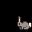

A level layout from a 2D game, rendered from its tile map. Below: a short description, then the map file with tile-grid data replaced by summaries:
An orthogonal 2x2 tile map with 16x16 px tiles, 9 tile layers (Back, Back2, Back3, Back4, ...).

<map version="1.5" tiledversion="1.5.0" orientation="orthogonal" renderorder="right-down" width="2" height="2" tilewidth="16" tileheight="16" infinite="0" nextlayerid="19" nextobjectid="43">
 <tileset firstgid="1" name="zspring_SVE_Tilesheet2" tilewidth="16" tileheight="16" tilecount="5700" columns="76">
  <image source="spring_SVE_Tilesheet2.png" width="1216" height="1200" />
  <tile id="179">
   <animation>
    <frame tileid="179" duration="1000" />
    <frame tileid="179" duration="1000" />
    <frame tileid="179" duration="1000" />
    <frame tileid="179" duration="1000" />
    <frame tileid="179" duration="1000" />
    <frame tileid="179" duration="1000" />
    <frame tileid="179" duration="1000" />
    <frame tileid="179" duration="1000" />
    <frame tileid="181" duration="1000" />
    <frame tileid="181" duration="1000" />
    <frame tileid="179" duration="1000" />
    <frame tileid="179" duration="1000" />
    <frame tileid="179" duration="1000" />
    <frame tileid="179" duration="1000" />
    <frame tileid="181" duration="1000" />
    <frame tileid="181" duration="1000" />
    <frame tileid="181" duration="1000" />
    <frame tileid="179" duration="1000" />
    <frame tileid="179" duration="1000" />
    <frame tileid="179" duration="1000" />
    <frame tileid="179" duration="1000" />
    <frame tileid="179" duration="1000" />
    <frame tileid="179" duration="1000" />
    <frame tileid="181" duration="1000" />
    <frame tileid="181" duration="1000" />
    <frame tileid="181" duration="1000" />
    <frame tileid="181" duration="1000" />
    <frame tileid="181" duration="1000" />
    <frame tileid="181" duration="1000" />
    <frame tileid="181" duration="1000" />
    <frame tileid="181" duration="1000" />
    <frame tileid="181" duration="1000" />
    <frame tileid="179" duration="1000" />
    <frame tileid="179" duration="1000" />
    <frame tileid="179" duration="1000" />
    <frame tileid="179" duration="1000" />
    <frame tileid="179" duration="1000" />
    <frame tileid="179" duration="1000" />
    <frame tileid="179" duration="1000" />
    <frame tileid="181" duration="1000" />
    <frame tileid="181" duration="1000" />
    <frame tileid="179" duration="1000" />
   </animation>
  </tile>
  <tile id="183">
   <animation>
    <frame tileid="183" duration="1000" />
    <frame tileid="183" duration="1000" />
    <frame tileid="183" duration="1000" />
    <frame tileid="183" duration="1000" />
    <frame tileid="182" duration="1000" />
    <frame tileid="182" duration="1000" />
    <frame tileid="183" duration="1000" />
    <frame tileid="183" duration="1000" />
    <frame tileid="183" duration="1000" />
    <frame tileid="183" duration="1000" />
    <frame tileid="183" duration="1000" />
    <frame tileid="183" duration="1000" />
    <frame tileid="182" duration="1000" />
    <frame tileid="182" duration="1000" />
    <frame tileid="182" duration="1000" />
    <frame tileid="182" duration="1000" />
    <frame tileid="182" duration="1000" />
    <frame tileid="182" duration="1000" />
    <frame tileid="183" duration="1000" />
    <frame tileid="183" duration="1000" />
    <frame tileid="183" duration="1000" />
    <frame tileid="182" duration="1000" />
    <frame tileid="182" duration="1000" />
    <frame tileid="183" duration="1000" />
    <frame tileid="183" duration="1000" />
   </animation>
  </tile>
  <tile id="254">
   <animation>
    <frame tileid="254" duration="1000" />
    <frame tileid="254" duration="1000" />
    <frame tileid="254" duration="1000" />
    <frame tileid="254" duration="1000" />
    <frame tileid="256" duration="1000" />
    <frame tileid="256" duration="1000" />
    <frame tileid="256" duration="1000" />
    <frame tileid="254" duration="1000" />
    <frame tileid="254" duration="1000" />
    <frame tileid="256" duration="1000" />
    <frame tileid="256" duration="1000" />
    <frame tileid="254" duration="1000" />
    <frame tileid="254" duration="1000" />
    <frame tileid="254" duration="1000" />
    <frame tileid="254" duration="1000" />
    <frame tileid="256" duration="1000" />
    <frame tileid="256" duration="1000" />
    <frame tileid="256" duration="1000" />
    <frame tileid="254" duration="1000" />
    <frame tileid="254" duration="1000" />
    <frame tileid="254" duration="1000" />
    <frame tileid="254" duration="1000" />
    <frame tileid="254" duration="1000" />
    <frame tileid="254" duration="1000" />
    <frame tileid="254" duration="1000" />
    <frame tileid="254" duration="1000" />
    <frame tileid="254" duration="1000" />
    <frame tileid="256" duration="1000" />
    <frame tileid="256" duration="1000" />
    <frame tileid="256" duration="1000" />
    <frame tileid="254" duration="1000" />
   </animation>
  </tile>
 </tileset>
 <layer id="1" name="Back" width="2" height="2">
  <data>[4 cells, 0 non-empty, 0 distinct tile ids]</data>
 </layer>
 <objectgroup id="2" name="Back" />
 <layer id="3" name="Back2" width="2" height="2">
  <properties>
   <property name="Draw" value="Back" />
  </properties>
  <data>[4 cells, 0 non-empty, 0 distinct tile ids]</data>
 </layer>
 <objectgroup id="4" name="Back2" />
 <layer id="5" name="Back3" width="2" height="2">
  <properties>
   <property name="Draw" value="Back" />
  </properties>
  <data>[4 cells, 0 non-empty, 0 distinct tile ids]</data>
 </layer>
 <objectgroup id="6" name="Back3" />
 <layer id="7" name="Back4" width="2" height="2">
  <properties>
   <property name="Draw" value="Back" />
  </properties>
  <data>[4 cells, 0 non-empty, 0 distinct tile ids]</data>
 </layer>
 <objectgroup id="8" name="Back4" />
 <layer id="9" name="Buildings" width="2" height="2">
  <data>[4 cells, 0 non-empty, 0 distinct tile ids]</data>
 </layer>
 <objectgroup id="10" name="Buildings" />
 <layer id="11" name="Buildings2" width="2" height="2">
  <properties>
   <property name="Draw" value="Buildings" />
  </properties>
  <data>[4 cells, 4 non-empty, 2 distinct tile ids]</data>
 </layer>
 <objectgroup id="12" name="Buildings2" />
 <layer id="13" name="Paths" width="2" height="2">
  <data>[4 cells, 0 non-empty, 0 distinct tile ids]</data>
 </layer>
 <objectgroup id="14" name="Paths" />
 <layer id="15" name="Front" width="2" height="2">
  <data>[4 cells, 0 non-empty, 0 distinct tile ids]</data>
 </layer>
 <objectgroup id="16" name="Front" />
 <layer id="17" name="AlwaysFront" width="2" height="2">
  <data>[4 cells, 0 non-empty, 0 distinct tile ids]</data>
 </layer>
 <objectgroup id="18" name="AlwaysFront" />
</map>
